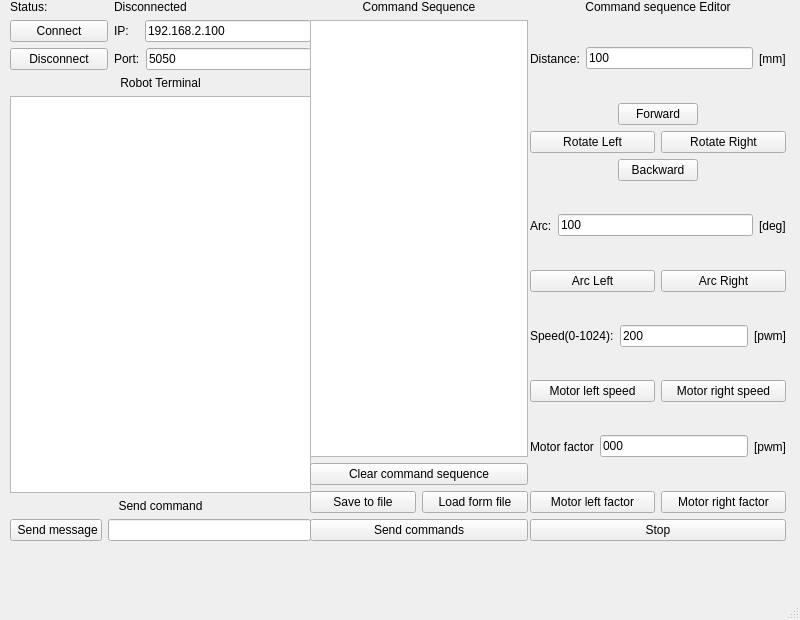
<?xml version="1.0" encoding="UTF-8"?>
<ui version="4.0">
 <class>MainWindow</class>
 <widget class="QMainWindow" name="MainWindow">
  <property name="windowModality">
   <enum>Qt::WindowModal</enum>
  </property>
  <property name="geometry">
   <rect>
    <x>0</x>
    <y>0</y>
    <width>800</width>
    <height>620</height>
   </rect>
  </property>
  <property name="sizePolicy">
   <sizepolicy hsizetype="Maximum" vsizetype="Maximum">
    <horstretch>0</horstretch>
    <verstretch>0</verstretch>
   </sizepolicy>
  </property>
  <property name="maximumSize">
   <size>
    <width>800</width>
    <height>620</height>
   </size>
  </property>
  <property name="windowTitle">
   <string>MainWindow</string>
  </property>
  <property name="accessibleName">
   <string/>
  </property>
  <widget class="QWidget" name="centralwidget">
   <widget class="QWidget" name="gridLayoutWidget">
    <property name="geometry">
     <rect>
      <x>10</x>
      <y>0</y>
      <width>301</width>
      <height>541</height>
     </rect>
    </property>
    <layout class="QGridLayout" name="gridLayout">
     <item row="7" column="0">
      <widget class="QPushButton" name="pushButtonSend">
       <property name="enabled">
        <bool>true</bool>
       </property>
       <property name="text">
        <string> Send message</string>
       </property>
      </widget>
     </item>
     <item row="7" column="1" colspan="2">
      <widget class="QLineEdit" name="lineEditSend"/>
     </item>
     <item row="3" column="2">
      <layout class="QHBoxLayout" name="horizontalLayout_2">
       <item>
        <widget class="QLabel" name="labelPort">
         <property name="text">
          <string>Port:</string>
         </property>
        </widget>
       </item>
       <item>
        <widget class="QLineEdit" name="lineEditPort">
         <property name="text">
          <string>5050</string>
         </property>
         <property name="maxLength">
          <number>4</number>
         </property>
        </widget>
       </item>
      </layout>
     </item>
     <item row="1" column="2" rowspan="2">
      <layout class="QHBoxLayout" name="horizontalLayout">
       <item>
        <widget class="QLabel" name="labelIP">
         <property name="text">
          <string>IP:</string>
         </property>
        </widget>
       </item>
       <item>
        <spacer name="horizontalSpacer_4">
         <property name="orientation">
          <enum>Qt::Horizontal</enum>
         </property>
         <property name="sizeType">
          <enum>QSizePolicy::Fixed</enum>
         </property>
         <property name="sizeHint" stdset="0">
          <size>
           <width>10</width>
           <height>20</height>
          </size>
         </property>
        </spacer>
       </item>
       <item>
        <widget class="QLineEdit" name="lineEditIP1">
         <property name="text">
          <string>192.168.2.100</string>
         </property>
         <property name="maxLength">
          <number>15</number>
         </property>
        </widget>
       </item>
      </layout>
     </item>
     <item row="5" column="0" colspan="3">
      <widget class="QTextEdit" name="textEditComm"/>
     </item>
     <item row="3" column="0" colspan="2">
      <widget class="QPushButton" name="pushButtonDisconnect">
       <property name="text">
        <string>Disconnect</string>
       </property>
      </widget>
     </item>
     <item row="4" column="0" colspan="3">
      <widget class="QLabel" name="label_2">
       <property name="text">
        <string>Robot Terminal</string>
       </property>
       <property name="alignment">
        <set>Qt::AlignCenter</set>
       </property>
      </widget>
     </item>
     <item row="1" column="0" rowspan="2" colspan="2">
      <widget class="QPushButton" name="pushButtonConnect">
       <property name="maximumSize">
        <size>
         <width>600</width>
         <height>16777215</height>
        </size>
       </property>
       <property name="text">
        <string>Connect</string>
       </property>
      </widget>
     </item>
     <item row="0" column="2">
      <widget class="QLabel" name="labelStatus">
       <property name="text">
        <string>Disconnected</string>
       </property>
      </widget>
     </item>
     <item row="0" column="0" colspan="2">
      <widget class="QLabel" name="label">
       <property name="text">
        <string>Status:</string>
       </property>
      </widget>
     </item>
     <item row="6" column="0" colspan="3">
      <widget class="QLabel" name="label_3">
       <property name="text">
        <string>Send command</string>
       </property>
       <property name="alignment">
        <set>Qt::AlignCenter</set>
       </property>
      </widget>
     </item>
    </layout>
   </widget>
   <widget class="QWidget" name="verticalLayoutWidget">
    <property name="geometry">
     <rect>
      <x>530</x>
      <y>0</y>
      <width>256</width>
      <height>541</height>
     </rect>
    </property>
    <layout class="QVBoxLayout" name="verticalLayout">
     <item>
      <layout class="QHBoxLayout" name="horizontalLayout_5">
       <item>
        <widget class="QLabel" name="labelPort_2">
         <property name="sizePolicy">
          <sizepolicy hsizetype="Fixed" vsizetype="Fixed">
           <horstretch>0</horstretch>
           <verstretch>100</verstretch>
          </sizepolicy>
         </property>
         <property name="text">
          <string>Command sequence Editor</string>
         </property>
         <property name="alignment">
          <set>Qt::AlignCenter</set>
         </property>
        </widget>
       </item>
      </layout>
     </item>
     <item>
      <layout class="QHBoxLayout" name="horizontalLayout_6">
       <item>
        <widget class="QLabel" name="label_5">
         <property name="text">
          <string>Distance:</string>
         </property>
        </widget>
       </item>
       <item>
        <widget class="QLineEdit" name="lineEditDistance">
         <property name="text">
          <string>100</string>
         </property>
         <property name="maxLength">
          <number>3</number>
         </property>
        </widget>
       </item>
       <item>
        <widget class="QLabel" name="label_4">
         <property name="text">
          <string>[mm]</string>
         </property>
        </widget>
       </item>
      </layout>
     </item>
     <item>
      <layout class="QHBoxLayout" name="horizontalLayout_9">
       <item>
        <spacer name="horizontalSpacer">
         <property name="orientation">
          <enum>Qt::Horizontal</enum>
         </property>
         <property name="sizeHint" stdset="0">
          <size>
           <width>40</width>
           <height>20</height>
          </size>
         </property>
        </spacer>
       </item>
       <item>
        <widget class="QPushButton" name="pushButtonForwardDistance">
         <property name="text">
          <string>Forward</string>
         </property>
        </widget>
       </item>
       <item>
        <spacer name="horizontalSpacer_2">
         <property name="orientation">
          <enum>Qt::Horizontal</enum>
         </property>
         <property name="sizeHint" stdset="0">
          <size>
           <width>40</width>
           <height>20</height>
          </size>
         </property>
        </spacer>
       </item>
      </layout>
     </item>
     <item>
      <layout class="QHBoxLayout" name="horizontalLayout_8">
       <item>
        <widget class="QPushButton" name="pushButtonTurnLeft">
         <property name="text">
          <string>Rotate Left</string>
         </property>
        </widget>
       </item>
       <item>
        <widget class="QPushButton" name="pushButtonTurnRight">
         <property name="text">
          <string>Rotate Right</string>
         </property>
        </widget>
       </item>
      </layout>
     </item>
     <item>
      <layout class="QHBoxLayout" name="horizontalLayout_10">
       <item>
        <spacer name="horizontalSpacer_5">
         <property name="orientation">
          <enum>Qt::Horizontal</enum>
         </property>
         <property name="sizeHint" stdset="0">
          <size>
           <width>40</width>
           <height>20</height>
          </size>
         </property>
        </spacer>
       </item>
       <item>
        <widget class="QPushButton" name="pushButtonBackwardDistance">
         <property name="text">
          <string>Backward</string>
         </property>
        </widget>
       </item>
       <item>
        <spacer name="horizontalSpacer_3">
         <property name="orientation">
          <enum>Qt::Horizontal</enum>
         </property>
         <property name="sizeHint" stdset="0">
          <size>
           <width>40</width>
           <height>20</height>
          </size>
         </property>
        </spacer>
       </item>
      </layout>
     </item>
     <item>
      <layout class="QHBoxLayout" name="horizontalLayout_7">
       <item>
        <widget class="QLabel" name="label_6">
         <property name="text">
          <string>Arc:</string>
         </property>
        </widget>
       </item>
       <item>
        <widget class="QLineEdit" name="lineEditArc">
         <property name="enabled">
          <bool>true</bool>
         </property>
         <property name="text">
          <string>100</string>
         </property>
         <property name="maxLength">
          <number>3</number>
         </property>
        </widget>
       </item>
       <item>
        <widget class="QLabel" name="label_7">
         <property name="text">
          <string>[deg]</string>
         </property>
        </widget>
       </item>
      </layout>
     </item>
     <item>
      <layout class="QHBoxLayout" name="horizontalLayout_11">
       <item>
        <widget class="QPushButton" name="pushButtonArcLeft">
         <property name="text">
          <string>Arc Left</string>
         </property>
        </widget>
       </item>
       <item>
        <widget class="QPushButton" name="pushButtonArcRight">
         <property name="text">
          <string>Arc Right</string>
         </property>
        </widget>
       </item>
      </layout>
     </item>
     <item>
      <layout class="QHBoxLayout" name="horizontalLayout_13">
       <item>
        <widget class="QLabel" name="label_9">
         <property name="text">
          <string>Speed(0-1024):</string>
         </property>
        </widget>
       </item>
       <item>
        <widget class="QLineEdit" name="lineEditSpeed">
         <property name="text">
          <string>200</string>
         </property>
         <property name="maxLength">
          <number>3</number>
         </property>
        </widget>
       </item>
       <item>
        <widget class="QLabel" name="label_10">
         <property name="text">
          <string>[pwm]</string>
         </property>
        </widget>
       </item>
      </layout>
     </item>
     <item>
      <layout class="QHBoxLayout" name="horizontalLayout_14">
       <item>
        <widget class="QPushButton" name="pushButtonMotorLeft">
         <property name="text">
          <string>Motor left speed</string>
         </property>
        </widget>
       </item>
       <item>
        <widget class="QPushButton" name="pushButtonMotorRight">
         <property name="text">
          <string>Motor right speed</string>
         </property>
        </widget>
       </item>
      </layout>
     </item>
     <item>
      <layout class="QHBoxLayout" name="horizontalLayout_17">
       <item>
        <widget class="QLabel" name="label_11">
         <property name="text">
          <string>Motor factor</string>
         </property>
        </widget>
       </item>
       <item>
        <widget class="QLineEdit" name="lineEditFactor">
         <property name="text">
          <string>000</string>
         </property>
         <property name="maxLength">
          <number>3</number>
         </property>
        </widget>
       </item>
       <item>
        <widget class="QLabel" name="label_12">
         <property name="text">
          <string>[pwm]</string>
         </property>
        </widget>
       </item>
      </layout>
     </item>
     <item>
      <layout class="QHBoxLayout" name="horizontalLayout_15">
       <item>
        <widget class="QPushButton" name="pushButtonMotorLeftFactor">
         <property name="text">
          <string>Motor left factor</string>
         </property>
        </widget>
       </item>
       <item>
        <widget class="QPushButton" name="pushButtonMotorRightFactor">
         <property name="text">
          <string>Motor right factor</string>
         </property>
        </widget>
       </item>
      </layout>
     </item>
     <item>
      <layout class="QHBoxLayout" name="horizontalLayout_12">
       <item>
        <widget class="QPushButton" name="pushButtonStop">
         <property name="text">
          <string>Stop</string>
         </property>
        </widget>
       </item>
      </layout>
     </item>
    </layout>
   </widget>
   <widget class="QWidget" name="verticalLayoutWidget_2">
    <property name="geometry">
     <rect>
      <x>310</x>
      <y>0</y>
      <width>218</width>
      <height>541</height>
     </rect>
    </property>
    <layout class="QVBoxLayout" name="verticalLayout_2">
     <item>
      <layout class="QHBoxLayout" name="horizontalLayout_16">
       <item>
        <widget class="QLabel" name="label_8">
         <property name="text">
          <string>Command Sequence</string>
         </property>
         <property name="alignment">
          <set>Qt::AlignCenter</set>
         </property>
        </widget>
       </item>
      </layout>
     </item>
     <item>
      <layout class="QHBoxLayout" name="horizontalLayout_19">
       <item>
        <widget class="QListWidget" name="listWidget"/>
       </item>
      </layout>
     </item>
     <item>
      <widget class="QPushButton" name="pushButtonClearCommand">
       <property name="text">
        <string>Clear command sequence</string>
       </property>
      </widget>
     </item>
     <item>
      <layout class="QHBoxLayout" name="horizontalLayout_20">
       <item>
        <widget class="QPushButton" name="pushButtonSaveFile">
         <property name="text">
          <string>Save to file</string>
         </property>
        </widget>
       </item>
       <item>
        <widget class="QPushButton" name="pushButtonLoadFile">
         <property name="text">
          <string>Load form file</string>
         </property>
        </widget>
       </item>
      </layout>
     </item>
     <item>
      <layout class="QHBoxLayout" name="horizontalLayout_18">
       <item>
        <widget class="QPushButton" name="pushButtonSend_2">
         <property name="enabled">
          <bool>true</bool>
         </property>
         <property name="sizePolicy">
          <sizepolicy hsizetype="Preferred" vsizetype="Maximum">
           <horstretch>0</horstretch>
           <verstretch>0</verstretch>
          </sizepolicy>
         </property>
         <property name="text">
          <string>Send commands</string>
         </property>
         <property name="iconSize">
          <size>
           <width>16</width>
           <height>16</height>
          </size>
         </property>
        </widget>
       </item>
      </layout>
     </item>
    </layout>
   </widget>
  </widget>
  <widget class="QMenuBar" name="menubar">
   <property name="geometry">
    <rect>
     <x>0</x>
     <y>0</y>
     <width>800</width>
     <height>24</height>
    </rect>
   </property>
  </widget>
  <widget class="QStatusBar" name="statusbar"/>
  <action name="actionConnectClick">
   <property name="text">
    <string>ConnectClick</string>
   </property>
  </action>
 </widget>
 <tabstops>
  <tabstop>lineEditIP1</tabstop>
 </tabstops>
 <resources/>
 <connections/>
</ui>
